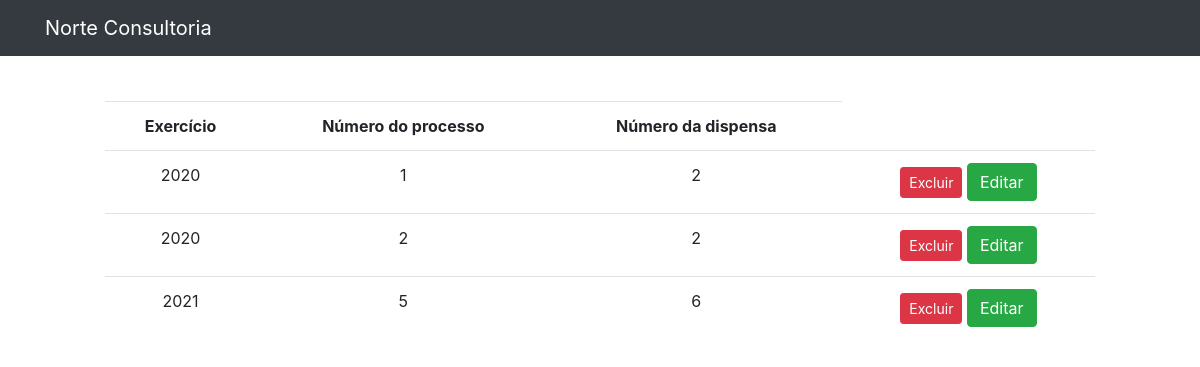
Before: /public/dispensa/listDispensaSearching.php with the older database file.
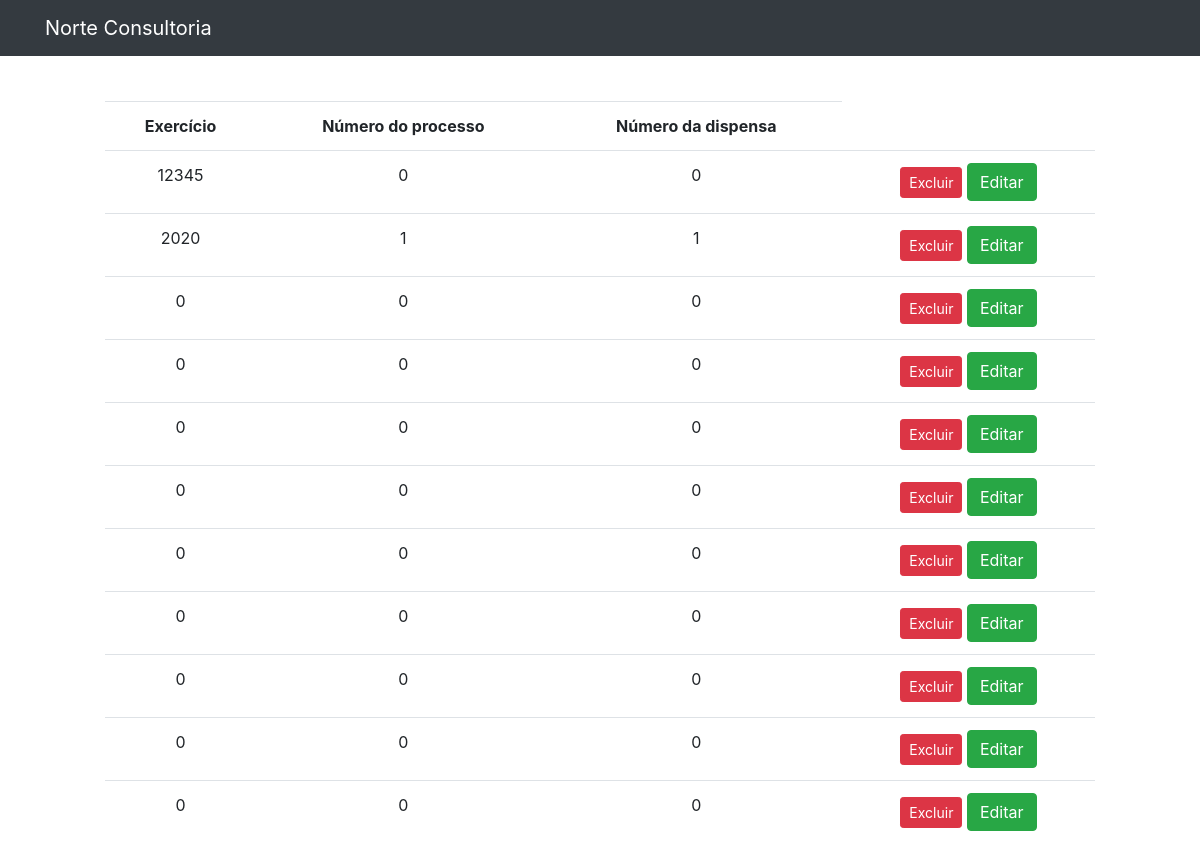
After: the same page with the newer database file.
### tables this page shows
CREATE TABLE `dispensa` (
  `id_dispensa` int(11) NOT NULL,
  `exercicio` int(11) DEFAULT NULL,
  `num_processo` int(11) DEFAULT NULL,
  `num_dispensa` int(11) DEFAULT NULL,
  `inciso` varchar(200) DEFAULT NULL,
  `objeto` varchar(3000) DEFAULT NULL,
  `categoria` varchar(200) DEFAULT NULL,
  `data_inicio` date DEFAULT NULL,
  `data_ratificacao` date DEFAULT NULL,
  `data_portaria_comissao` date DEFAULT NULL,
  `data_solicitacao_compras_servicos` date DEFAULT NULL,
  `data_preco_estimativo` date DEFAULT NULL,
  `data_autorizacao_abertura` date DEFAULT NULL,
  `data_autuacao` date DEFAULT NULL,
  `especificacao_objeto` varchar(3000) DEFAULT NULL,
  `enquadramento` varchar(3000) DEFAULT NULL,
  `minuta_contrato` varchar(3000) DEFAULT NULL,
  `data_proposta_favorecido` date DEFAULT NULL,
  `documento_habilitacao` varchar(3000) DEFAULT NULL,
  `data_ata` date DEFAULT NULL,
  `data_parecer_juridico` date DEFAULT NULL,
  `data_contrato_firmado` date DEFAULT NULL,
  `data_publicacao` date DEFAULT NULL,
  `copia_empenho_compras_legais` varchar(3000) DEFAULT NULL,
  `valor_total` float DEFAULT NULL,
  `observacoes` varchar(3000) DEFAULT NULL,
  `data_lancamento` datetime DEFAULT NULL,
  `orgao` varchar(200) DEFAULT NULL
);

### public/dispensa/listDispensaSearching.php (the view, shortened to what this page needs)
<?php include("../Template/header.php") ?>
<?php
$usuarios = filter_input(INPUT_POST, 'palavra', FILTER_SANITIZE_STRING);
?>
<?php
    include("../../data/connection.php");
    $sql = "SELECT * FROM dispensa WHERE num_dispensa LIKE '%$usuarios%' ";
    $dadosDispensa = $connection -> query($sql);
    if($dadosDispensa -> num_rows > 0)
    {
    ?>
    <div class="form">
        <div style="margin-left: 100px; margin-right: 100px;">
        <br>
            <br>
            <table class="table" style="text-align: center;">
                <tr>
                    <th>Exercício</th>
                    <th>Número do processo</th>
                    <th>Número da dispensa</th>
                </tr>
                <?php
                    while($exibir = $dadosDispensa -> fetch_assoc())
                    {
                    ?>
                        <tr>
                        <td><?php echo $exibir["exercicio"] ?></td>
                        <td><?php echo $exibir["num_processo"] ?></td>
                        <td><?php echo $exibir["num_dispensa"] ?></td>
                            <td>
                                <button type="submit" class="btn btn-danger btn-sm" formmethod="post">
                                    <a href="deleteDispensa.php?id=<?php echo $exibir ["id_dispensa"] ?>" style="text-decoration: none; color: white"> Excluir </a>
                                </button>
                                <button type="submit" class="btn btn-success" formmethod="post">
                                <a href="editDispensa.php?id=<?php echo $exibir["id_dispensa"] ?>" style="text-decoration: none; color: white">Editar</a>
                                </button>
                            </td>
                        </tr>
                    <?php
                        }
                    ?>
            </table>
        </div>
    </div>
    <?php
    }
    else
    {
        echo "Nenhum registro encontrado.";
    }
    ?>

Changed rows visible on the page:
removed dispensa: exercicio "2020", num_processo "1", num_dispensa "2"
removed dispensa: exercicio "2020", num_processo "2", num_dispensa "2"
removed dispensa: exercicio "2021", num_processo "5", num_dispensa "6"
added dispensa: exercicio "12345", num_processo "0", num_dispensa "0"
added dispensa: exercicio "2020", num_processo "1", num_dispensa "1"
added dispensa: exercicio "0", num_processo "0", num_dispensa "0"
added dispensa: exercicio "0", num_processo "0", num_dispensa "0"
added dispensa: exercicio "0", num_processo "0", num_dispensa "0"
added dispensa: exercicio "0", num_processo "0", num_dispensa "0"
added dispensa: exercicio "0", num_processo "0", num_dispensa "0"
added dispensa: exercicio "0", num_processo "0", num_dispensa "0"
added dispensa: exercicio "0", num_processo "0", num_dispensa "0"
added dispensa: exercicio "0", num_processo "0", num_dispensa "0"
added dispensa: exercicio "0", num_processo "0", num_dispensa "0"
